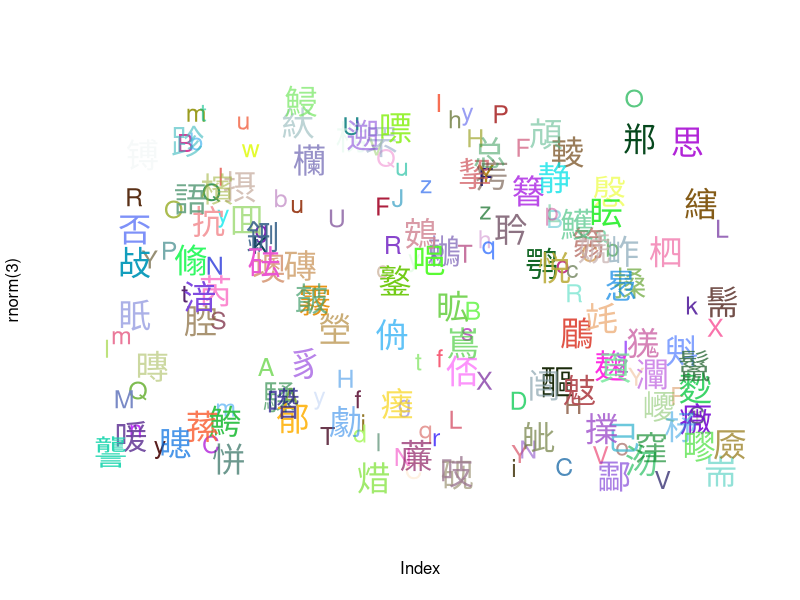

Write R code to recreate this figure.
plot(rnorm(3), xlim=c(-3,3), ylim=c(-3,3), type="n", axes=FALSE);

### latin character
text(runif(100,-3,3), runif(100,-3,3),
     intToUtf8(sample(c(65:90, 97:122), 100, replace=TRUE), multiple=TRUE),
     col=rgb(runif(100), runif(100), runif(100), 0.5 + runif(100)/2),
     cex=1.5);

### han character
text(runif(100,-3,3),
     runif(100,-3,3),
     intToUtf8(round(runif(100, 19968,40869)),
               multiple=TRUE),
     col=rgb(runif(100), runif(100), runif(100), 0.5 + runif(100)/2),
     cex=2);
